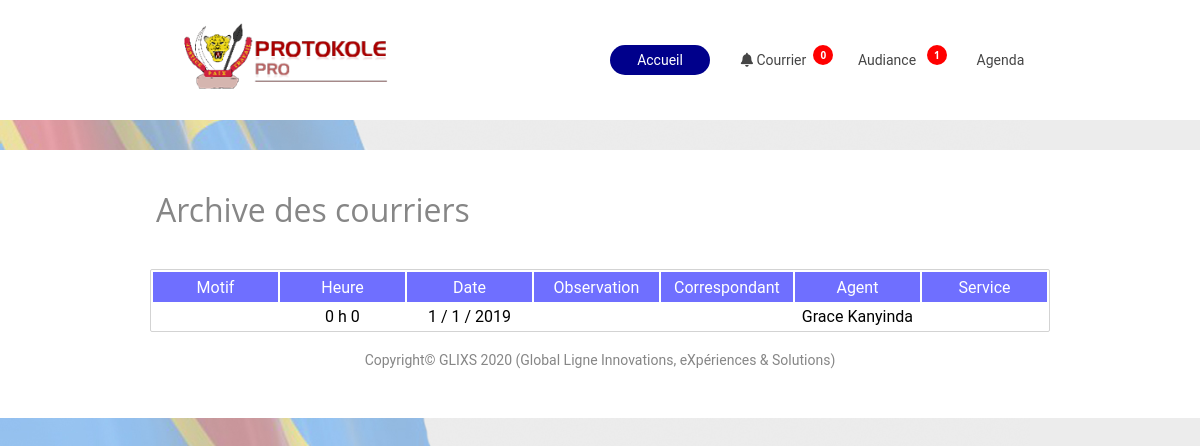
/archivage-courrier.php, run on the app's committed database.
### tables this page shows
CREATE TABLE `archivage_courrier` (
  `id_archivage_courrier` int(11) NOT NULL,
  `titre_doc_archivage` varchar(222) NOT NULL,
  `numero_doc_archivage` int(11) NOT NULL,
  `lien_genere_archivage` varchar(222) NOT NULL,
  `heur_archivage` varchar(222) NOT NULL,
  `minute_archivage` varchar(222) NOT NULL,
  `jour_archivage` varchar(222) NOT NULL,
  `mois_archivage` varchar(233) NOT NULL,
  `anne_archivage` varchar(222) NOT NULL,
  `id_agent` int(11) NOT NULL,
  `id_type_document` int(11) NOT NULL,
  `image_document` varchar(222) NOT NULL
);

CREATE TABLE `agent` (
  `id_agent` int(11) NOT NULL,
  `nom_agent` varchar(100) DEFAULT NULL,
  `postnom_agent` varchar(100) DEFAULT NULL,
  `prenom_agent` varchar(50) DEFAULT NULL,
  `telephone_agent` varchar(50) DEFAULT NULL,
  `login_agent` varchar(20) DEFAULT NULL,
  `password_agent` varchar(30) DEFAULT NULL,
  `sexe_agent` varchar(25) DEFAULT NULL,
  `categorie` varchar(255) NOT NULL,
  `id_service` int(11) DEFAULT NULL,
  `id_fonction` int(11) NOT NULL
);

### archivage-courrier.php (the view, shortened to what this page needs)
<?php
include("base.php");
?>
<!DOCTYPE html>
<html lang="fr">
<head>
    <link rel="stylesheet" type="text/css" href="fontawesome-free-5.9.0-web/css/all.min.css">
    <link rel="stylesheet" type="text/css" href="css/archivage-custom.css">
</head>
<body>
     <?php require("header.php"); ?>
    <div class="bloc-login">
        <div class="bloc-txt">
                <br><br>
                <span class="title-msg">Archive des courriers</span>
            <br><br><br>
                <table>
                    <tr style="background:#6f6fff;color:#ffffff;height:30px;">
                        <td style="width:100px">Motif</td>
                        <td style="width:100px">Heure</td>
                        <td style="width:100px">Date</td>
                        <td style="width:100px">Observation</td>
                        <td style="width:100px">Correspondant</td>
                        <td style="width:100px">Agent</td>
                        <td style="width:100px">Service</td>
                    </tr>
                    <?php
                    $a=$bdd->query("SELECT * FROM archivage_courrier");
                    while($n=$a->fetch()) {
                    $c=$bdd->prepare("SELECT * FROM correspondant WHERE id_correspondant=?");
                    $c->execute(array($n["id_correspondant"]));
                    $cr=$c->fetch();
                    $s=$bdd->prepare("SELECT * FROM agent WHERE id_agent=?");
                    $s->execute(array($n["id_agent"]));
                    $sr=$s->fetch();
                    $sa=$bdd->prepare("SELECT * FROM service WHERE id_service=?");
                    $sa->execute(array($n["id_service"]));
                    $saa=$sa->fetch();
                    ?>
                    <tr style="height:25px">
                        <td><?php echo $n["objet_archivage"] ?></td>
                        <td><?php echo $n["heur_archivage"]." h ".$n["minute_archivage"]; ?></td>
                        <td><?php echo $n["jour_archivage"]." / ".$n["mois_archivage"]." / ".$n["anne_archivage"]; ?></td>
                        <td><?php echo $n["observation_archive"]; ?></td>
                        <td><?php echo $cr["prenom_correspondant"]." ".$cr["nom_correspondant"]; ?></td>
                        <td><?php echo $sr["prenom_agent"]." ".$sr["nom_agent"]; ?></td>
                        <td><?php echo $saa["libele_service"]; ?></td>
                    </tr>
                    <?php
                    }
                    ?>
                </table>
        </div>
        <div class="copy">
            <center>
                <span>Copyright© GLIXS 2020 (Global Ligne Innovations, eXpériences &amp; Solutions)</span>
            </center>
        </div>
    </div>
</body>
</html>

### header.php (shortened to what this page needs)
<header>
<?php
$a=$bdd->prepare("SELECT * FROM courrier_entrant WHERE id_service=? AND vue_courrier_entrant=0");
$a->execute(array($data["id_service"]));
$c=$a->rowCount();
$n=$bdd->query("SELECT * FROM audiance WHERE etat_audiance=0");
$aud=$n->rowCount();
?>
            <a href="menu.php" style="background:darkblue;color:#ffffff">
            <img src="img/protokole-logo.png">
            </a>
         <div>
    <ul>
      <li>
       <a class="a" style="background:darkblue;color:#ffffff" href="menu.php">accueil</a></li>
   <li>
    <span class="ntf-out"><?php echo $c; ?></span>
    <a class="a" href="listcorrier.php"><i class="fa fa-bell"></i> Courrier
    </a>
   </li>
   <li>
    <span class="ntf-out"><?php echo $aud; ?></span>
    <a class="a" href="listaudi.php">Audiance</a>
    </li>
    <li>
    <a class="a" href="agenda.php">Agenda</a>
    </li>
    </ul>
         </div>
        </header>

### css/archivage-custom.css (style rules this page uses)
html, body { background-image: url(../img/hanging2.jpg); background-size: cover; margin: 0; padding: 0; font-family: "roboto", sans-serif; }
header { margin: auto; position: absolute; background: #ffffff; width: 100%; height: 120px; }
header img { margin: auto; position: absolute; margin-top: 20px; margin-left: 15%; width: 210px; }
header div { margin: auto; position: absolute; margin-left: 50%; margin-top: 45px; text-transform: capitalize; font-size: 14px; }
header div ul { margin: 0px; padding: 0px; list-style: none; }
header div li { display: inline-block; margin-left: 10px; vertical-align: top; width: 100px; height: 30px; }
header div li a { display: block; color: #454545; border-radius: 30px; text-decoration: none; height:inherit; width: inherit; text-align: center; line-height: 30px; }
.ntf-out { margin: auto; position: absolute; margin-left: 90px; background: red; padding: 3px 7px 3px 7px; display: inline; border-radius: 50px; color: #ffffff; font-family: "Open sans", sans-serif; font-weight: bolder; font-size: 10px; }
.bloc-login { margin: auto; background: #ffffff; position: absolute; margin-top: 150px; width: 100%; height: auto; padding-bottom: 30px; }
.title-msg { margin: auto; color: #868686; margin-left: 13%; font-family: "open sans", sans-serif; font-size: 32px; }
table { margin: auto; text-align: center; width: 75%; border: solid 1px #d3d3d3; border-radius: 2px; }
.copy { margin: 20px auto; color: #868686; font-size: 14px; }

### data on the page
archivage_courrier: heur_archivage "0", minute_archivage "0", jour_archivage "1", mois_archivage "1", anne_archivage "2019", id_agent.prenom_agent "Grace", id_agent.nom_agent "Kanyinda"

### other printed values
$c "0"
$aud "1"
